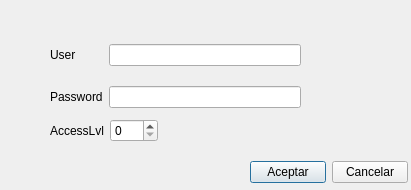
<?xml version="1.0" encoding="UTF-8"?>
<ui version="4.0">
 <class>Register</class>
 <widget class="QDialog" name="Register">
  <property name="geometry">
   <rect>
    <x>0</x>
    <y>0</y>
    <width>411</width>
    <height>190</height>
   </rect>
  </property>
  <property name="windowTitle">
   <string>Registrar</string>
  </property>
  <widget class="QWidget" name="layoutWidget">
   <property name="geometry">
    <rect>
     <x>50</x>
     <y>30</y>
     <width>251</width>
     <height>93</height>
    </rect>
   </property>
   <layout class="QGridLayout" name="gridLayout">
    <item row="1" column="1">
     <widget class="QLineEdit" name="psw"/>
    </item>
    <item row="1" column="0">
     <widget class="QLabel" name="label_2">
      <property name="text">
       <string>Password</string>
      </property>
     </widget>
    </item>
    <item row="0" column="0">
     <widget class="QLabel" name="label">
      <property name="text">
       <string>User</string>
      </property>
     </widget>
    </item>
    <item row="0" column="1">
     <widget class="QLineEdit" name="usr"/>
    </item>
   </layout>
  </widget>
  <widget class="QWidget" name="layoutWidget">
   <property name="geometry">
    <rect>
     <x>50</x>
     <y>110</y>
     <width>108</width>
     <height>41</height>
    </rect>
   </property>
   <layout class="QGridLayout" name="gridLayout_2">
    <item row="1" column="0">
     <widget class="QLabel" name="label_3">
      <property name="text">
       <string>AccessLvl</string>
      </property>
     </widget>
    </item>
    <item row="1" column="1">
     <widget class="QSpinBox" name="aclvl"/>
    </item>
   </layout>
  </widget>
  <widget class="QWidget" name="layoutWidget">
   <property name="geometry">
    <rect>
     <x>250</x>
     <y>160</y>
     <width>158</width>
     <height>25</height>
    </rect>
   </property>
   <layout class="QGridLayout" name="gridLayout_3">
    <item row="0" column="0">
     <widget class="QPushButton" name="ok">
      <property name="text">
       <string>Aceptar</string>
      </property>
     </widget>
    </item>
    <item row="0" column="1">
     <widget class="QPushButton" name="cancel">
      <property name="text">
       <string>Cancelar</string>
      </property>
     </widget>
    </item>
   </layout>
  </widget>
  <widget class="QLabel" name="Alert">
   <property name="geometry">
    <rect>
     <x>50</x>
     <y>10</y>
     <width>351</width>
     <height>16</height>
    </rect>
   </property>
   <property name="styleSheet">
    <string notr="true">color: rgb(255, 0, 0);</string>
   </property>
   <property name="text">
    <string/>
   </property>
  </widget>
 </widget>
 <resources/>
 <connections/>
</ui>
